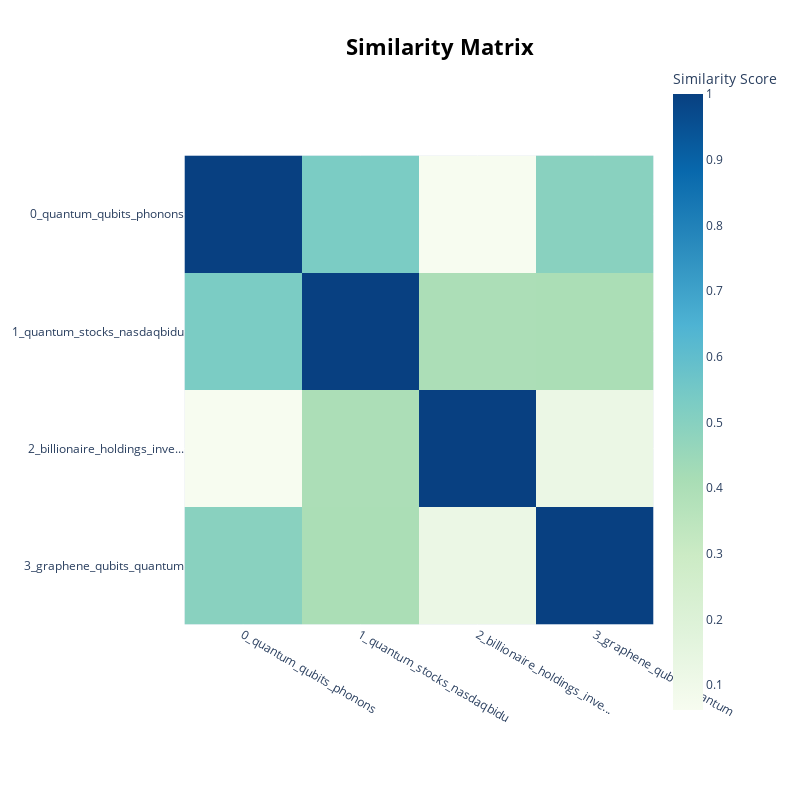

Here is the notebook cell this chart was saved with:
### Code cell
topic_model.visualize_heatmap()

### Figure 1 — Plotly figure (JSON) as saved in the notebook; plotly's stock layout.template omitted (floating-point values rounded to 4 significant figures)
{"data": [{"coloraxis": "coloraxis", "hovertemplate": "x: %{x}<br>y: %{y}<br>Similarity Score: %{z}<extra></extra>", "name": "0", "type": "heatmap", "x": ["0_quantum_qubits_phonons", "1_quantum_stocks_nasdaqbidu", "2_billionaire_holdings_inve...", "3_graphene_qubits_quantum"], "xaxis": "x", "y": ["0_quantum_qubits_phonons", "1_quantum_stocks_nasdaqbidu", "2_billionaire_holdings_inve...", "3_graphene_qubits_quantum"], "yaxis": "y", "z": [[1.0, 0.5301, 0.06204, 0.4935], [0.5301, 1.0, 0.4022, 0.4045], [0.06204, 0.4022, 1.0, 0.1253], [0.4935, 0.4045, 0.1253, 1.0]]}], "layout": {"coloraxis": {"colorbar": {"title": {"text": "Similarity Score"}}, "colorscale": [[0, "rgb(247,252,240)"], [0.125, "rgb(224,243,219)"], [0.25, "rgb(204,235,197)"], [0.375, "rgb(168,221,181)"], [0.5, "rgb(123,204,196)"], [0.625, "rgb(78,179,211)"], [0.75, "rgb(43,140,190)"], [0.875, "rgb(8,104,172)"], [1, "rgb(8,64,129)"]]}, "height": 800, "hoverlabel": {"bgcolor": "white", "font": {"family": "Rockwell", "size": 16}}, "legend": {"title": {"text": "Trend"}}, "margin": {"t": 60}, "showlegend": true, "title": {"font": {"color": "Black", "size": 22}, "text": "<b>Similarity Matrix</b>", "x": 0.55, "xanchor": "center", "y": 0.95, "yanchor": "top"}, "width": 800, "xaxis": {"anchor": "y", "constrain": "domain", "domain": [0, 1], "scaleanchor": "y"}, "yaxis": {"anchor": "x", "autorange": "reversed", "constrain": "domain", "domain": [0, 1]}}}
